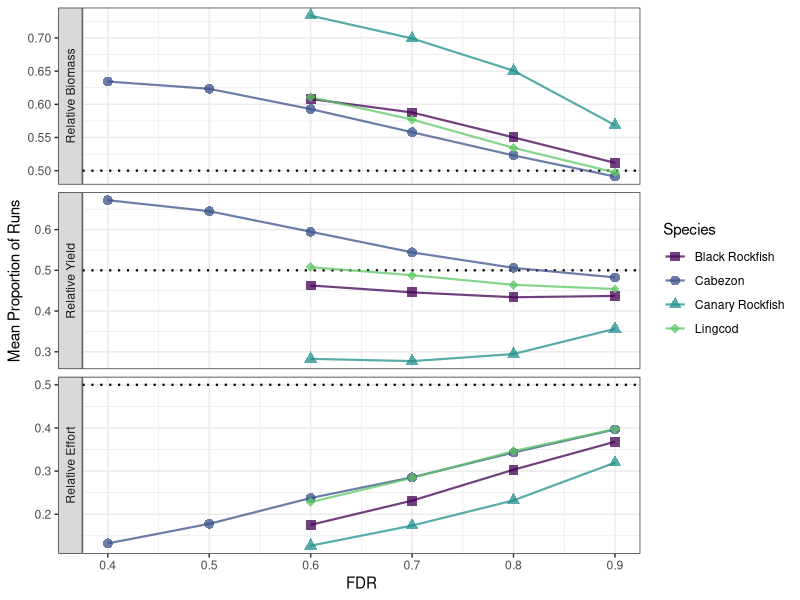

Write R code to recreate this figure.
# proportion analysis

# set working directory
setwd("~/Projects/MS-thesis/code")

# load libraries
library(dplyr)
library(ggplot2)
library(viridis)

# load data
data <- read.csv("proportion_transient_greater.csv", header = TRUE)

# calculate means by grouping species by FDR value
basic_FDR_year <- data %>%
  group_by(Metric, Species, FDR) %>%
  dplyr::summarize(Mean = mean(Value, na.rm=TRUE))

basic_FDR_year

# metrics
metrics <- c('Biomass', 'Yield', 'Effort')
metric_names <- c('Relative Biomass', 'Relative Yield', 'Relative Effort')
basic_FDR_year$Metric <- factor(basic_FDR_year$Metric,levels = metrics, 
                                labels = metric_names)

# colors
n <- length(unique(basic_FDR_year$Species))
og_colors <- viridis(n + 1)
colors <- og_colors[1:n]

# figure width and height
png_width <- 6
# png_height <- 5

# make plot
fig <- ggplot(data = basic_FDR_year, 
              aes(x = FDR, y = Mean, color = Species, shape = Species)) +
  geom_hline(yintercept = 0.5, linetype = 'dotted', size = 0.75) +
  geom_line(size = 0.75, alpha = 0.75) +
  geom_point(size = 3, alpha = 0.75) +
  scale_color_manual(values = colors) +
  scale_shape_manual(values = c(15, 16, 17, 18)) + 
  facet_grid(rows = vars(Metric), scales = 'free', switch = 'y') +
  ylab('Mean Proportion of Runs') +
  theme_bw()

ggsave(fig, file = 'proportions_transient_greater.png', 
       path = 'C:/Users/Vic/Box/Quennessen_Thesis/MS Thesis/publication manuscript/viridis figures',
       width = png_width, heigh = png_height)
